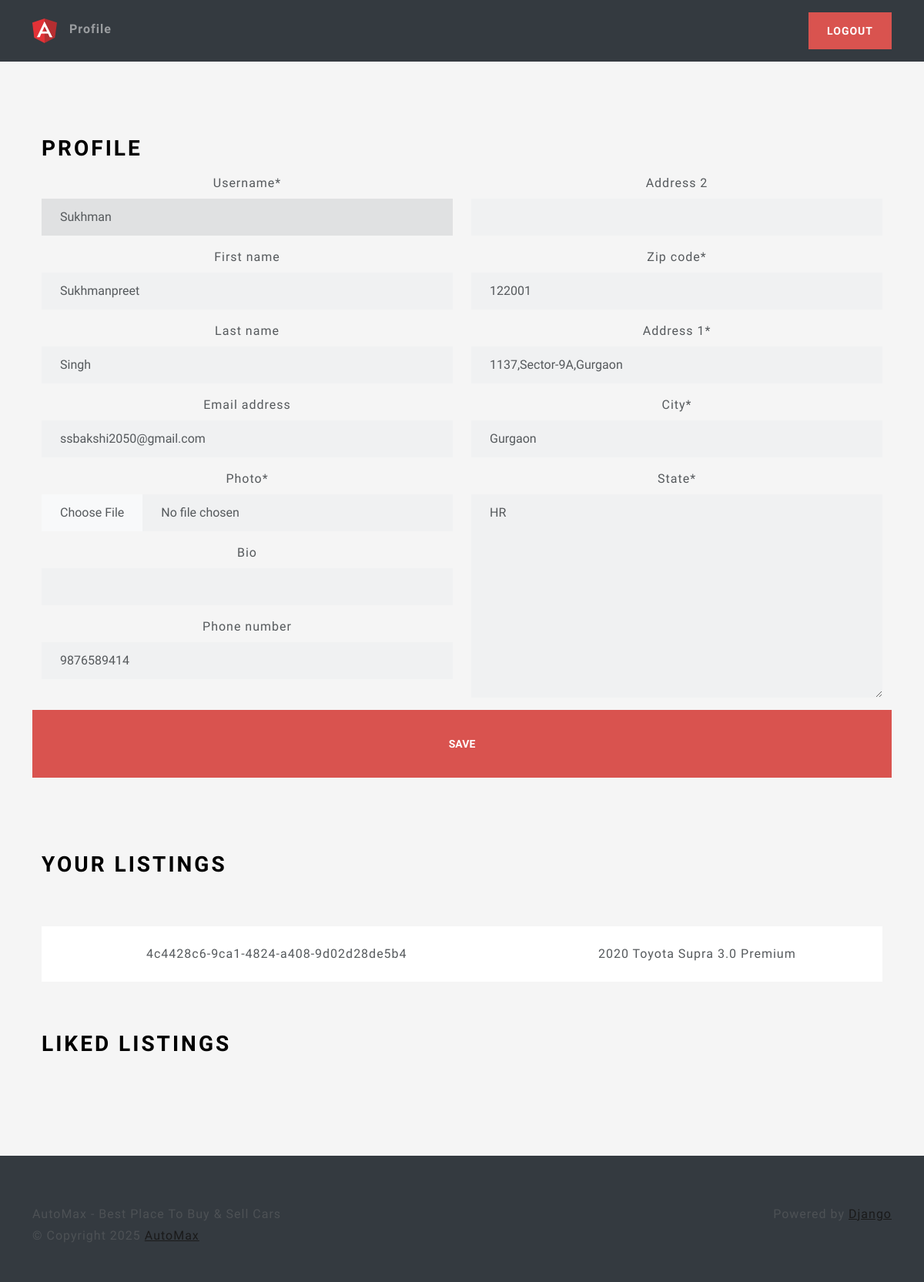
/profile/ (signed in), run on an earlier commit of the app's database.
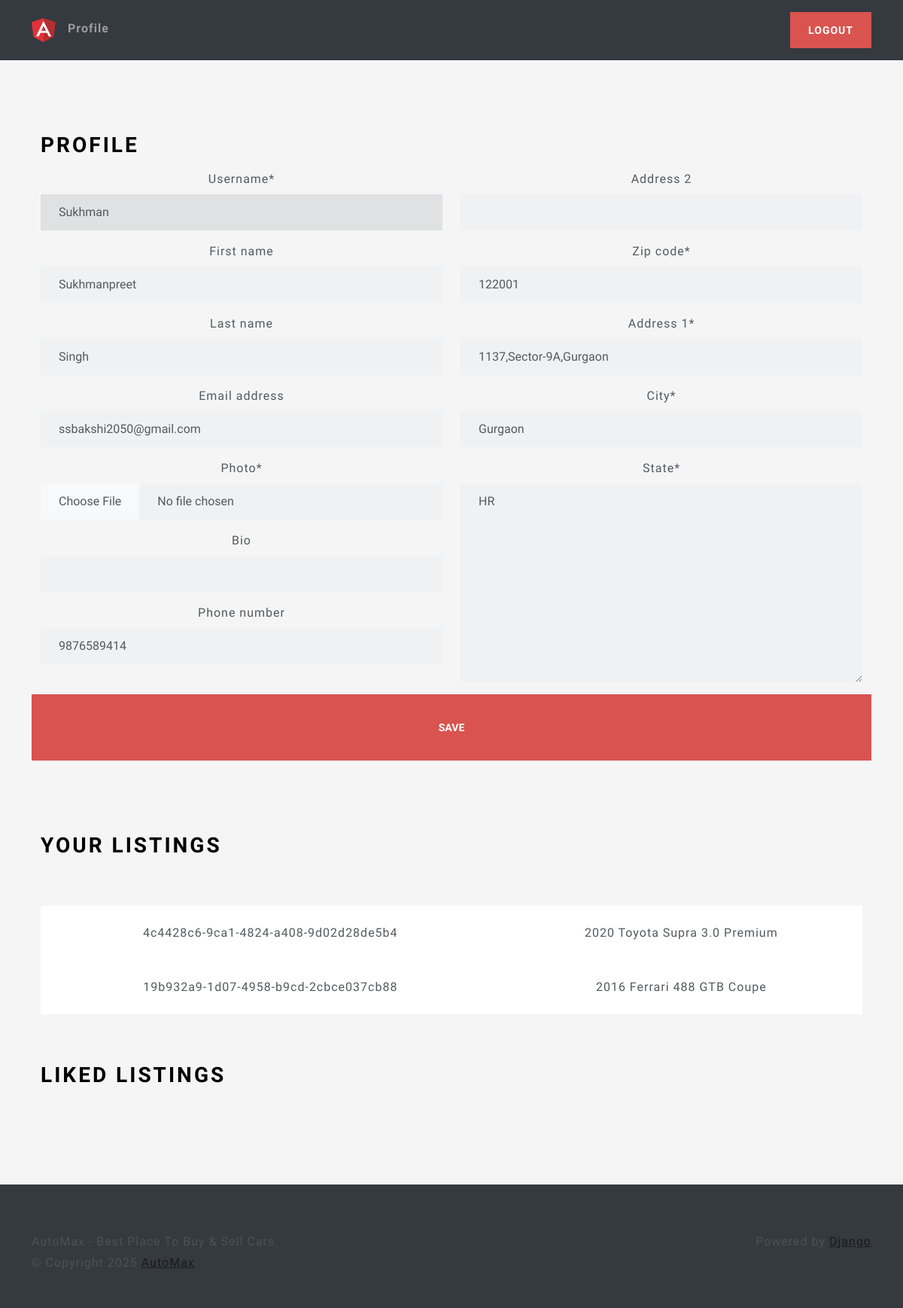
And on a later commit of the database.
### main/models.py (models this page shows, shortened)
class Listing(models.Model):
    id = models.UUIDField(
        primary_key=True, default=uuid.uuid4, unique=True, editable=False)
    created_at = models.DateTimeField(auto_now_add=True)
    updated_at = models.DateTimeField(auto_now=True)
    seller = models.ForeignKey(Profile, on_delete=models.CASCADE)
    brand = models.CharField(max_length=24, choices=CARS_BRANDS, default=None)
    model = models.CharField(max_length=64,)
    vin = models.CharField(max_length=17,)
    mileage = models.IntegerField(default=0)
    color = models.CharField(max_length=24,)
    description = models.TextField()
    engine = models.CharField(max_length=24,)
    transmission = models.CharField(
        max_length=24, choices=TRANSMISSION_OPTIONS, default=None)
    location = models.OneToOneField(
        Location, on_delete=models.SET_NULL, null=True)
    image = models.ImageField(upload_to=user_listing_path)

### users/views.py (the view, shortened to what this page needs)
# urls.py: path('profile/', ProfileView.as_view(), name='profile'),
@method_decorator(login_required, name='dispatch')
class ProfileView(View):
    def get(self, request):
        user_listings = Listing.objects.filter(seller=request.user.profile)
        user_liked_listings = LikedListing.objects.filter(
            profile=request.user.profile).all()
        user_form = UserForm(instance=request.user)
        profile_form = ProfileForm(instance=request.user.profile)
        location_form = LocationForm(instance=request.user.profile.location)
        return render(request, 'views/profile.html', {'user_form': user_form,
                                                      'profile_form': profile_form,
                                                      'location_form': location_form,
                                                      'user_listings': user_listings,
                                                      'user_liked_listings': user_liked_listings, })

### users/forms.py
class UserForm(forms.ModelForm):
    username = forms.CharField(disabled=True)
    class Meta:
        model = User
        fields = ('username', 'first_name', 'last_name', 'email')

class ProfileForm(forms.ModelForm):
    photo = forms.ImageField(widget=CustomPictureImageFieldWidget)
    bio = forms.TextInput()
    class Meta:
        model = Profile
        fields = ('photo', 'bio', 'phone_number')

### users/templates/views/profile.html (shortened to what this page needs)
{% extends 'base/base.html' %}
{% load static %}
{% load crispy_forms_tags %}
{% block 'body' %}
<div class="container-fluid text-center py-5">
    <div class="container px-4 py-5" id="hanging-icons">
        <div class="row g-4">
            <div class="col d-flex align-items-start">
                <div>
                    <h2 class="mb-3 border-bottom" style="color: black">Profile</h2>
                </div>
            </div>
        </div>
        <form action="" method="post" enctype="multipart/form-data">
            <div class="row">
                <div class="col-6">
                    {{ user_form|crispy }}
                    {{ profile_form|crispy }}
                </div>
                <div class="col-6">
                    {{ location_form|crispy }}
                </div>
                <br>
                <button class="btn btn-lg btn-danger" type="submit" value="Submit">Save</button>
            </div>
        </form>
    </div>
    <div class="container px-4">
        <div class="row g-4 py-5">
            <div class="col d-flex align-items-start">
                <div>
                    <h2 class="mb-3 border-bottom" style="color: black">Your Listings</h2>
                </div>
            </div>
        </div>
        <table class="table table-hover">
            <tbody>
                {% for listing in user_listings %}
                <tr>
                    <td>{{ listing.id }}</td>
                    <td>{{listing.model }}</td>
                </tr>
                {% endfor %}
            </tbody>
        </table>
    </div>
    <div class="container px-4">
        <div class="row g-4 py-5">
            <div class="col d-flex align-items-start">
                <div>
                    <h2 class="mb-3 border-bottom" style="color: black">Liked Listings</h2>
                </div>
            </div>
        </div>
    </div>
</div>
{% endblock %}

What changed in the data, as far as the page shows it:
added Listing: id "19b932a9-1d07-4958-b9cd-2cbce037cb88", model "2016 Ferrari 488 GTB Coupe"
